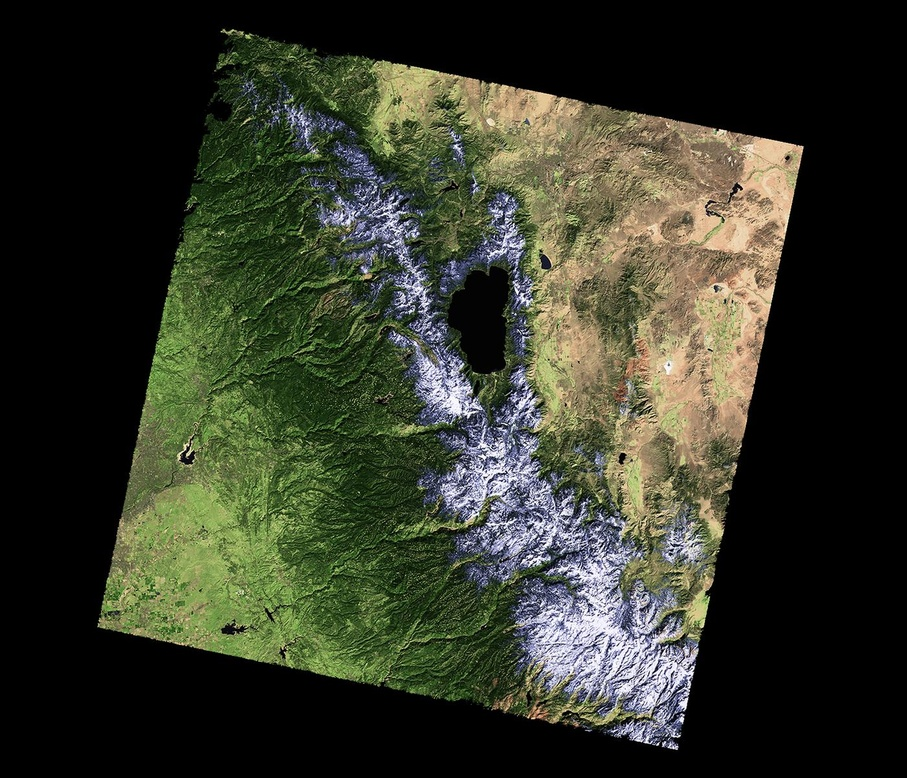
#> input picture Assignments/California.jpg, 907 x 778 px, shrunk from 1400 x 1200 before the run
$ python program45.py
#> lines starting #> are read from the running program, lines starting #| are printed output that depends on the picture
# Name: Andre Sealy
# Email: andre.sealy72@myhunter.cuny.edu
# Date: April 12th, 2024
# This program calculates the average of color of the given region

import matplotlib.pyplot as plt
import numpy as np


def average(region):
    """
    Takes a region of an image and
    Returns the average red, green, and blue values across the region.
    """
    red = np.mean(region[:, :, 0])
    green = np.mean(region[:, :, 1])
    blue = np.mean(region[:, :, 2])

    return (red, green, blue)


def setRegion(region, r, g, b):
    """
    Takes a region of an image and red, green, and blue values, r, g, b.
    Sets the region so that all points have
    red values of r, green values of g, and blue values of b.
    """

    region[:, :, 0] = r
    region[:, :, 1] = g
    region[:, :, 2] = b


######################################################################
### DO NOT CHANGE ANYTHING BELOW THIS LINE                         ###
######################################################################


def quarter(img2, levels):
    """
    Takes an image and the number of splits to make.
    Splits the image into regions (2**levels x 2**levels pieces)
    and averages each of these region separately.
    Calls average() and setRegion() to average and set colors for the
    regions.
    """
    h = img2.shape[0]
    w = img2.shape[1]
    hReg = h // 2**levels
    wReg = w // 2**levels
    for i in range(2 * levels):
        for j in range(2**levels):
            # Average the region:
            r, g, b = average(
                img2[i * hReg : (i + 1) * hReg, j * wReg : (j + 1) * wReg]
            )
            setRegion(
                img2[i * hReg : (i + 1) * hReg, j * wReg : (j + 1) * wReg], r, g, b
            )


def main():
    inFile = input("Enter image file name: ")
#> the answer given: California.jpg
    img = plt.imread(inFile)
#> img is the input picture: shape (778, 907, 3); mean R, G, B 52.6, 55.7, 41.4

    # Divides the image in 1/2, 1/4, 1/8, ... 1/2^8, and displays each:
    for i in range(8):
        img2 = img.copy()
        quarter(img2, i)

        plt.imshow(img2)
        plt.show()
#> this loop made 8 passes
#> pass 2, in main, `plt.show()`:
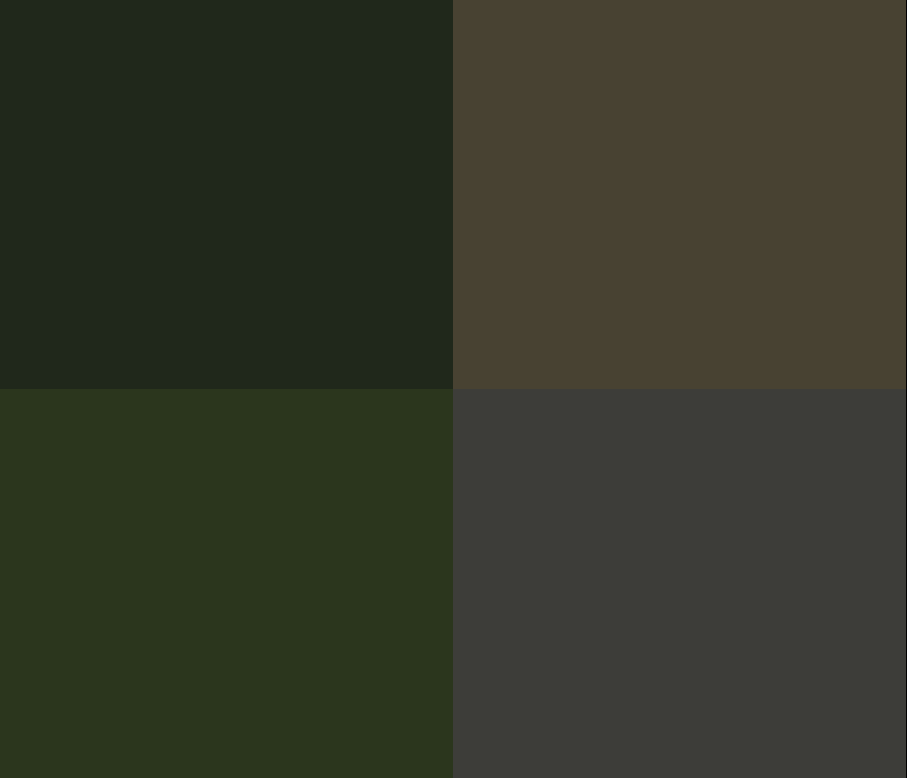
#> shown: shape (778, 907, 3); mean R, G, B 51.9, 55.2, 40.7

    plt.imshow(img)
    plt.show()


if __name__ == "__main__":
    main()
